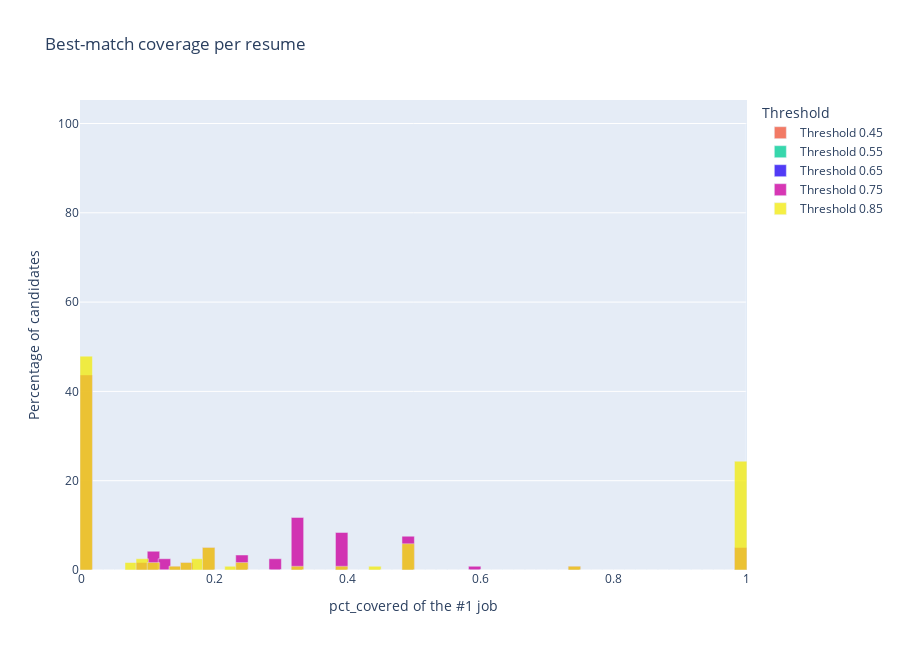

The notebook cell saved with this chart:
### Code cell
fig.update_layout(
    barmode='overlay',
    bargap=0.01,
    height=650,
    title="Best-match coverage per resume",
    xaxis_title="pct_covered of the #1 job",
    yaxis_title="Percentage of candidates",
    legend_title="Threshold",
    hovermode="x unified"
)
